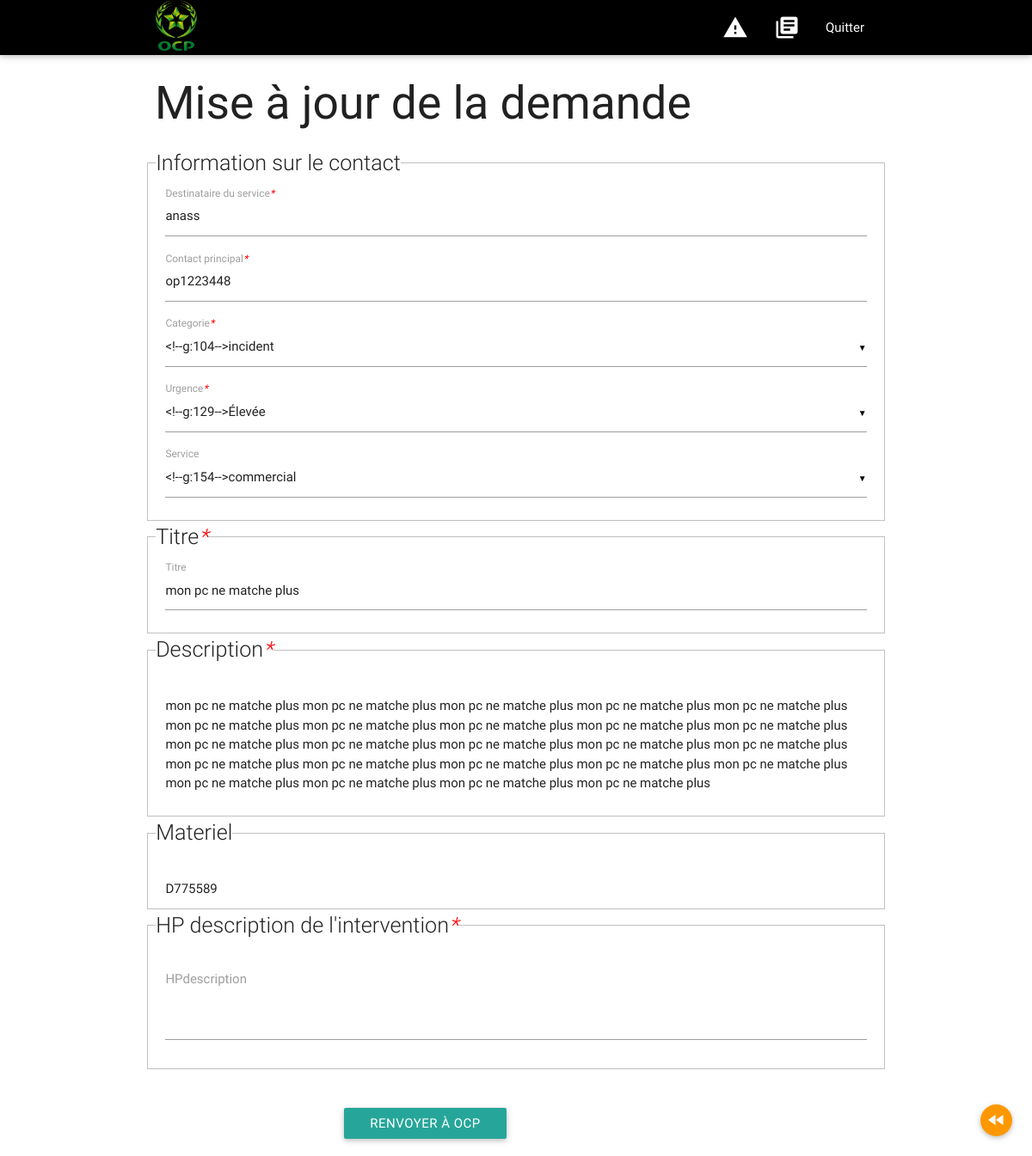
The app's page /index.php?page=hpdemande&id=19 (signed in) with its own data.
### tables this page shows
CREATE TABLE IF NOT EXISTS `demande` (
  `id` int(11) NOT NULL AUTO_INCREMENT,
  `dest` varchar(255) NOT NULL,
  `contact` varchar(255) NOT NULL,
  `categorie` varchar(255) NOT NULL,
  `urg` varchar(255) NOT NULL,
  `serv` varchar(255) NOT NULL,
  `titre` varchar(255) NOT NULL,
  `description` text NOT NULL,
  `materiel` varchar(255) NOT NULL,
  `file` varchar(255) DEFAULT NULL,
  `date` date NOT NULL,
  `edit` varchar(255) NOT NULL,
  `valid` varchar(255) DEFAULT NULL,
  `hpdescription` text,
  `hpedit` varchar(255) DEFAULT NULL,
  `hpdate` date DEFAULT NULL,
  `renvoyer` tinyint(4) DEFAULT NULL,
  `ocpedit` varchar(255) DEFAULT NULL,
  `ocpdate` date DEFAULT NULL,
  PRIMARY KEY (`id`)
);

### functions/hpdemande.func.php (called while the page is built, shortened)
<?php
    function get_demande()
    {
        global $db;
        $req=$db->query("SELECT * FROM demande WHERE valid IS NULL AND hpdescription IS NULL AND id='{$_GET['id']}'");
        $results=array();
        while($rows=$req->fetchObject())
        {
            $results[]=$rows;
        }
        return $results;
    }
?>

### pages/hpdemande.php (the view, shortened to what this page needs)
<h2>Mise à jour de la demande</h2>
<?php
     $posts=get_demande();
     foreach($posts as $post){
        $dest1 = $post->dest;
        $contact1 = $post->contact;
        $titre1 = $post->titre;
        $description1 = $post->description;
     }
            ?>
<form method="post" enctype="multipart/form-data">
    <div class="row">
        <fieldset>
        <legend class="flow-text">Information sur le contact</legend>
        <div class="input-field col s12">
            <input  type="text" name="dest" id="dest" class="validate" value="<?=$dest1?>"/>
            <label for="title">Destinataire du service<em style="color: red">*</em></label>
        </div>
        <div class="input-field col s12">
            <input type="text" name="contact" id="contact" class="validate" value="<?=$contact1?>"/>
            <label for="title">Contact principal<em style="color: red">*</em></label>
        </div>
        <div class="input-field col s12">
            <label>Categorie<em style="color: red">*</em></label>
        </div>
        <div class="input-field col s12">
            <label>Urgence<em style="color: red">*</em></label>
        </div>
        <div class="input-field col s12">
            <label>Service</label>
        </div>
        </fieldset>
        <fieldset>
        <legend class="flow-text">Titre<em style="color: red">*</em></legend>
        <div class="input-field col s12">
            <input type="text" name="titre" id="titre" class="validate" value="<?=$titre1?>"/>
             <label for="titre">Titre</label>
        </div>
        </fieldset>
        <fieldset>
        <legend class="flow-text">Description<em style="color: red">*</em></legend>
        <div class="input-field col s12">
            <p></p><?=$description1?></p>
        </div>
        </fieldset>
        <fieldset>
        <legend class="flow-text">Materiel</legend>
        <div class="input-field col s12">
            <p><?=$post->materiel?></p>
        </div>
        </fieldset>
        <fieldset>
        <legend class="flow-text">HP description de l'intervention<em style="color: red">*</em></legend>
        <div class="input-field col s12">
            <textarea name="hpdescription" id="hpdescription" class="materialize-textarea flow-text"></textarea>
            <label for="description">HPdescription</label>
        </div>
        </fieldset>
        <div class="col s6 right-align">
            <br/><br/>
            <button class="btn" type="submit" name="post">Renvoyer à ocp</button>
        </div>
    </div>
</form>
<div class="fixed-action-btn vertical click-to-toggle  style="bottom: 45px; right: 24px;">
    <a href="index.php?page=hpinter&id=<?=$post->id?>" class="btn-floating btn-small waves-effect waves-light orange tooltipped" data-position="left" data-delay="50" data-tooltip="retour">
      <i class="material-icons">fast_rewind</i></a>
</div>

### records on screen
demande: dest "anass", contact "op1223448", titre "mon pc ne matche plus", description "mon pc ne matche plus mon pc ne matche plus mon pc ne matche plus mon pc ne matche plus mon pc ne matche plus mon pc ne matche plus mon pc ne matche plus mon pc ne matche plus mon pc ne matche plus mon pc ne matche plus mon pc ne matche plus mon pc ne matche plus mon pc ne matche plus mon pc ne matche plus mon pc ne matche plus mon pc ne matche plus mon pc ne matche plus mon pc ne matche plus mon pc ne matche plus mon pc ne matche plus mon pc ne matche plus mon pc ne matche plus mon pc ne matche plus mon pc ne matche plus", materiel "D775589"
